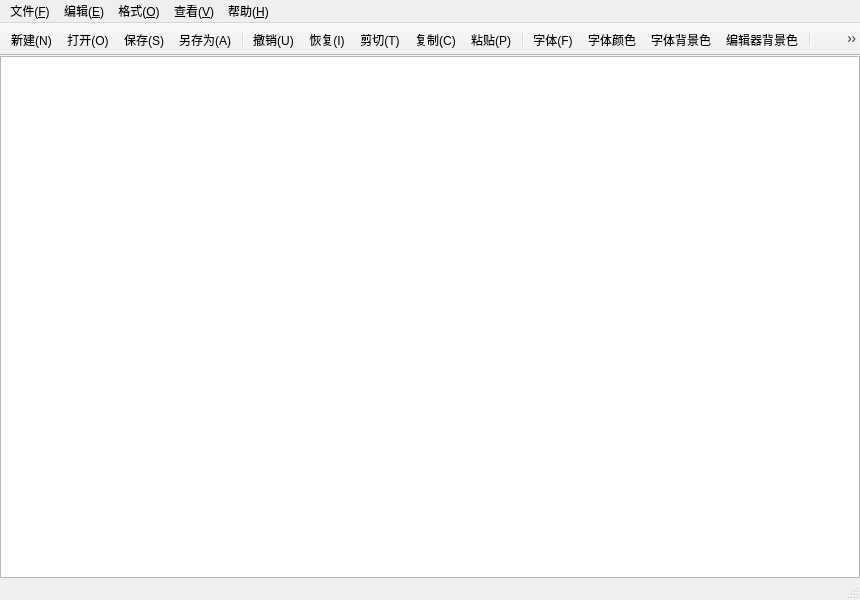
<?xml version="1.0" encoding="UTF-8"?>
<ui version="4.0">
 <class>MainWindow</class>
 <widget class="QMainWindow" name="MainWindow">
  <property name="geometry">
   <rect>
    <x>0</x>
    <y>0</y>
    <width>860</width>
    <height>600</height>
   </rect>
  </property>
  <property name="windowTitle">
   <string>新建文本文件 - 编辑器</string>
  </property>
  <property name="windowIcon">
   <iconset resource="resources.qrc">
    <normaloff>:/icons/app.png</normaloff>:/icons/app.png</iconset>
  </property>
  <widget class="QWidget" name="centralwidget">
   <layout class="QHBoxLayout" name="horizontalLayout">
    <property name="spacing">
     <number>0</number>
    </property>
    <property name="leftMargin">
     <number>0</number>
    </property>
    <property name="topMargin">
     <number>0</number>
    </property>
    <property name="rightMargin">
     <number>0</number>
    </property>
    <property name="bottomMargin">
     <number>0</number>
    </property>
    <item>
     <widget class="CodeEditor" name="editor"/>
    </item>
   </layout>
  </widget>
  <widget class="QMenuBar" name="menubar">
   <property name="geometry">
    <rect>
     <x>0</x>
     <y>0</y>
     <width>860</width>
     <height>22</height>
    </rect>
   </property>
   <widget class="QMenu" name="menuFile">
    <property name="title">
     <string>文件(&amp;F)</string>
    </property>
    <addaction name="actionNew"/>
    <addaction name="actionOpen"/>
    <addaction name="actionSave"/>
    <addaction name="actionSaveAs"/>
    <addaction name="separator"/>
    <addaction name="actionExit"/>
   </widget>
   <widget class="QMenu" name="menuEdit">
    <property name="title">
     <string>编辑(&amp;E)</string>
    </property>
    <addaction name="actionUndo"/>
    <addaction name="actionRedo"/>
    <addaction name="separator"/>
    <addaction name="actionCut"/>
    <addaction name="actionCopy"/>
    <addaction name="actionPaste"/>
    <addaction name="separator"/>
    <addaction name="actionFind"/>
    <addaction name="actionReplace"/>
    <addaction name="separator"/>
    <addaction name="actionSelectAll"/>
   </widget>
   <widget class="QMenu" name="menuFormat">
    <property name="title">
     <string>格式(&amp;O)</string>
    </property>
    <addaction name="actionWrap"/>
    <addaction name="actionLineNumber"/>
    <addaction name="separator"/>
    <addaction name="actionFont"/>
    <addaction name="actionFontColor"/>
    <addaction name="actionFontBackgroundColor"/>
    <addaction name="actionEditorBackgroundColor"/>
   </widget>
   <widget class="QMenu" name="menuView">
    <property name="title">
     <string>查看(&amp;V)</string>
    </property>
    <addaction name="actionToolBar"/>
    <addaction name="actionStatusBar"/>
   </widget>
   <widget class="QMenu" name="menuHelp">
    <property name="title">
     <string>帮助(&amp;H)</string>
    </property>
    <addaction name="actionAbout"/>
   </widget>
   <addaction name="menuFile"/>
   <addaction name="menuEdit"/>
   <addaction name="menuFormat"/>
   <addaction name="menuView"/>
   <addaction name="menuHelp"/>
  </widget>
  <widget class="QToolBar" name="mainToolBar">
   <property name="windowTitle">
    <string>工具栏</string>
   </property>
   <property name="movable">
    <bool>false</bool>
   </property>
   <property name="iconSize">
    <size>
     <width>22</width>
     <height>22</height>
    </size>
   </property>
   <property name="toolButtonStyle">
    <enum>Qt::ToolButtonIconOnly</enum>
   </property>
   <attribute name="toolBarArea">
    <enum>TopToolBarArea</enum>
   </attribute>
   <attribute name="toolBarBreak">
    <bool>false</bool>
   </attribute>
   <addaction name="actionNew"/>
   <addaction name="actionOpen"/>
   <addaction name="actionSave"/>
   <addaction name="actionSaveAs"/>
   <addaction name="separator"/>
   <addaction name="actionUndo"/>
   <addaction name="actionRedo"/>
   <addaction name="actionCut"/>
   <addaction name="actionCopy"/>
   <addaction name="actionPaste"/>
   <addaction name="separator"/>
   <addaction name="actionFont"/>
   <addaction name="actionFontColor"/>
   <addaction name="actionFontBackgroundColor"/>
   <addaction name="actionEditorBackgroundColor"/>
   <addaction name="separator"/>
   <addaction name="actionLineNumber"/>
   <addaction name="actionWrap"/>
  </widget>
  <widget class="QStatusBar" name="statusbar"/>
  <action name="actionNew">
   <property name="icon">
    <iconset resource="resources.qrc">
     <normaloff>:/icons/new.png</normaloff>:/icons/new.png</iconset>
   </property>
   <property name="text">
    <string>新建(&amp;N)</string>
   </property>
   <property name="toolTip">
    <string>新建文件</string>
   </property>
   <property name="shortcut">
    <string>Ctrl+N</string>
   </property>
  </action>
  <action name="actionOpen">
   <property name="icon">
    <iconset resource="resources.qrc">
     <normaloff>:/icons/open.png</normaloff>:/icons/open.png</iconset>
   </property>
   <property name="text">
    <string>打开(&amp;O)</string>
   </property>
   <property name="toolTip">
    <string>打开文件</string>
   </property>
   <property name="shortcut">
    <string>Ctrl+O</string>
   </property>
  </action>
  <action name="actionSave">
   <property name="icon">
    <iconset resource="resources.qrc">
     <normaloff>:/icons/save.png</normaloff>:/icons/save.png</iconset>
   </property>
   <property name="text">
    <string>保存(&amp;S)</string>
   </property>
   <property name="toolTip">
    <string>保存文件</string>
   </property>
   <property name="shortcut">
    <string>Ctrl+S</string>
   </property>
  </action>
  <action name="actionSaveAs">
   <property name="icon">
    <iconset resource="resources.qrc">
     <normaloff>:/icons/saveas.png</normaloff>:/icons/saveas.png</iconset>
   </property>
   <property name="text">
    <string>另存为(&amp;A)</string>
   </property>
   <property name="toolTip">
    <string>另存为</string>
   </property>
   <property name="shortcut">
    <string>Ctrl+Shift+S</string>
   </property>
  </action>
  <action name="actionExit">
   <property name="text">
    <string>退出(&amp;X)</string>
   </property>
   <property name="shortcut">
    <string>Ctrl+Q</string>
   </property>
  </action>
  <action name="actionUndo">
   <property name="icon">
    <iconset resource="resources.qrc">
     <normaloff>:/icons/undo.png</normaloff>:/icons/undo.png</iconset>
   </property>
   <property name="text">
    <string>撤销(&amp;U)</string>
   </property>
   <property name="toolTip">
    <string>撤销</string>
   </property>
   <property name="shortcut">
    <string>Ctrl+Z</string>
   </property>
  </action>
  <action name="actionRedo">
   <property name="icon">
    <iconset resource="resources.qrc">
     <normaloff>:/icons/redo.png</normaloff>:/icons/redo.png</iconset>
   </property>
   <property name="text">
    <string>恢复(&amp;I)</string>
   </property>
   <property name="toolTip">
    <string>恢复</string>
   </property>
   <property name="shortcut">
    <string>Ctrl+Shift+Z</string>
   </property>
  </action>
  <action name="actionCut">
   <property name="icon">
    <iconset resource="resources.qrc">
     <normaloff>:/icons/cut.png</normaloff>:/icons/cut.png</iconset>
   </property>
   <property name="text">
    <string>剪切(&amp;T)</string>
   </property>
   <property name="toolTip">
    <string>剪切</string>
   </property>
   <property name="shortcut">
    <string>Ctrl+X</string>
   </property>
  </action>
  <action name="actionCopy">
   <property name="icon">
    <iconset resource="resources.qrc">
     <normaloff>:/icons/copy.png</normaloff>:/icons/copy.png</iconset>
   </property>
   <property name="text">
    <string>复制(&amp;C)</string>
   </property>
   <property name="toolTip">
    <string>复制</string>
   </property>
   <property name="shortcut">
    <string>Ctrl+C</string>
   </property>
  </action>
  <action name="actionPaste">
   <property name="icon">
    <iconset resource="resources.qrc">
     <normaloff>:/icons/paste.png</normaloff>:/icons/paste.png</iconset>
   </property>
   <property name="text">
    <string>粘贴(&amp;P)</string>
   </property>
   <property name="toolTip">
    <string>粘贴</string>
   </property>
   <property name="shortcut">
    <string>Ctrl+V</string>
   </property>
  </action>
  <action name="actionFind">
   <property name="icon">
    <iconset resource="resources.qrc">
     <normaloff>:/icons/find.png</normaloff>:/icons/find.png</iconset>
   </property>
   <property name="text">
    <string>查找(&amp;F)</string>
   </property>
   <property name="shortcut">
    <string>Ctrl+F</string>
   </property>
  </action>
  <action name="actionReplace">
   <property name="icon">
    <iconset resource="resources.qrc">
     <normaloff>:/icons/replace.png</normaloff>:/icons/replace.png</iconset>
   </property>
   <property name="text">
    <string>替换(&amp;R)</string>
   </property>
   <property name="shortcut">
    <string>Ctrl+H</string>
   </property>
  </action>
  <action name="actionSelectAll">
   <property name="text">
    <string>全选(&amp;A)</string>
   </property>
   <property name="shortcut">
    <string>Ctrl+A</string>
   </property>
  </action>
  <action name="actionFont">
   <property name="icon">
    <iconset resource="resources.qrc">
     <normaloff>:/icons/font.png</normaloff>:/icons/font.png</iconset>
   </property>
   <property name="text">
    <string>字体(&amp;F)</string>
   </property>
   <property name="toolTip">
    <string>设置字体</string>
   </property>
  </action>
  <action name="actionFontColor">
   <property name="icon">
    <iconset resource="resources.qrc">
     <normaloff>:/icons/fontcolor.png</normaloff>:/icons/fontcolor.png</iconset>
   </property>
   <property name="text">
    <string>字体颜色</string>
   </property>
   <property name="toolTip">
    <string>设置字体颜色</string>
   </property>
  </action>
  <action name="actionFontBackgroundColor">
   <property name="icon">
    <iconset resource="resources.qrc">
     <normaloff>:/icons/fontbg.png</normaloff>:/icons/fontbg.png</iconset>
   </property>
   <property name="text">
    <string>字体背景色</string>
   </property>
   <property name="toolTip">
    <string>设置字体背景色</string>
   </property>
  </action>
  <action name="actionEditorBackgroundColor">
   <property name="icon">
    <iconset resource="resources.qrc">
     <normaloff>:/icons/editbg.png</normaloff>:/icons/editbg.png</iconset>
   </property>
   <property name="text">
    <string>编辑器背景色</string>
   </property>
   <property name="toolTip">
    <string>设置编辑器背景色</string>
   </property>
  </action>
  <action name="actionWrap">
   <property name="icon">
    <iconset resource="resources.qrc">
     <normaloff>:/icons/wrap.png</normaloff>:/icons/wrap.png</iconset>
   </property>
   <property name="text">
    <string>自动换行(&amp;W)</string>
   </property>
   <property name="checkable">
    <bool>true</bool>
   </property>
   <property name="checked">
    <bool>true</bool>
   </property>
   <property name="toolTip">
    <string>自动换行</string>
   </property>
  </action>
  <action name="actionLineNumber">
   <property name="icon">
    <iconset resource="resources.qrc">
     <normaloff>:/icons/linenumber.png</normaloff>:/icons/linenumber.png</iconset>
   </property>
   <property name="text">
    <string>显示行号(&amp;L)</string>
   </property>
   <property name="checkable">
    <bool>true</bool>
   </property>
   <property name="checked">
    <bool>true</bool>
   </property>
   <property name="toolTip">
    <string>显示行号</string>
   </property>
   <property name="shortcut">
    <string>Ctrl+L</string>
   </property>
  </action>
  <action name="actionToolBar">
   <property name="text">
    <string>工具栏(&amp;T)</string>
   </property>
   <property name="checkable">
    <bool>true</bool>
   </property>
   <property name="checked">
    <bool>true</bool>
   </property>
  </action>
  <action name="actionStatusBar">
   <property name="text">
    <string>状态栏(&amp;S)</string>
   </property>
   <property name="checkable">
    <bool>true</bool>
   </property>
   <property name="checked">
    <bool>true</bool>
   </property>
  </action>
  <action name="actionAbout">
   <property name="icon">
    <iconset resource="resources.qrc">
     <normaloff>:/icons/about.png</normaloff>:/icons/about.png</iconset>
   </property>
   <property name="text">
    <string>关于(&amp;A)</string>
   </property>
  </action>
 </widget>
 <customwidgets>
  <customwidget>
   <class>CodeEditor</class>
   <extends>QPlainTextEdit</extends>
   <header>codeeditor.h</header>
   <container>1</container>
  </customwidget>
 </customwidgets>
 <resources>
  <include location="resources.qrc"/>
 </resources>
 <connections/>
</ui>
